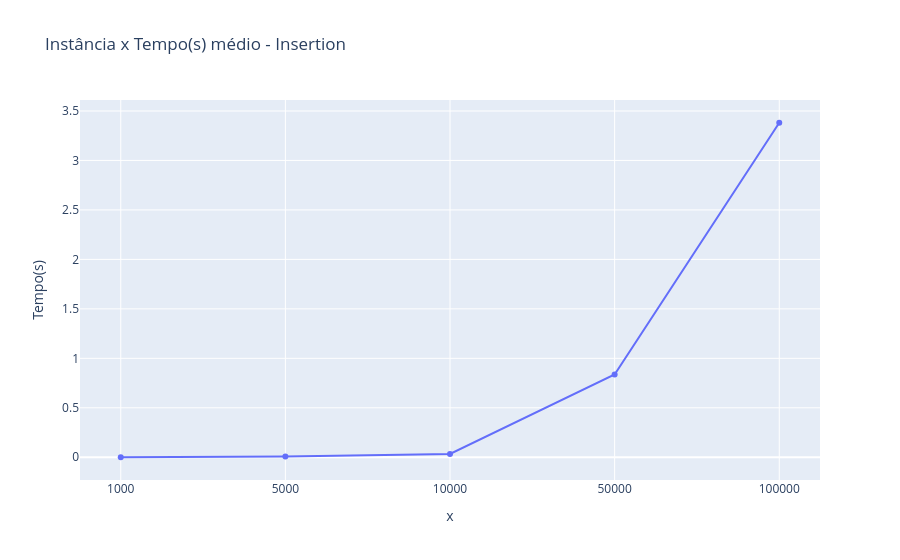

The cell this chart's notebook holds for it:
### Code cell
grafico_insertion_linha.show()

### Figure 1 — Plotly figure (JSON) as saved in the notebook; plotly's stock layout.template omitted (floating-point values rounded to 4 significant figures)
{"data": [{"hovertemplate": "x=%{x}<br>Tempo(s)=%{y}<extra></extra>", "legendgroup": "", "line": {"color": "#636efa", "dash": "solid"}, "marker": {"symbol": "circle"}, "mode": "lines+markers", "name": "", "orientation": "v", "showlegend": false, "type": "scatter", "x": ["1000", "5000", "10000", "50000", "100000"], "xaxis": "x", "y": [0.00023, 0.00832, 0.03321, 0.8366, 3.381], "yaxis": "y"}], "layout": {"legend": {"tracegroupgap": 0}, "title": {"text": "Instância x Tempo(s) médio - Insertion"}, "xaxis": {"anchor": "y", "domain": [0, 1], "title": {"text": "x"}}, "yaxis": {"anchor": "x", "domain": [0, 1], "title": {"text": "Tempo(s)"}}}}
